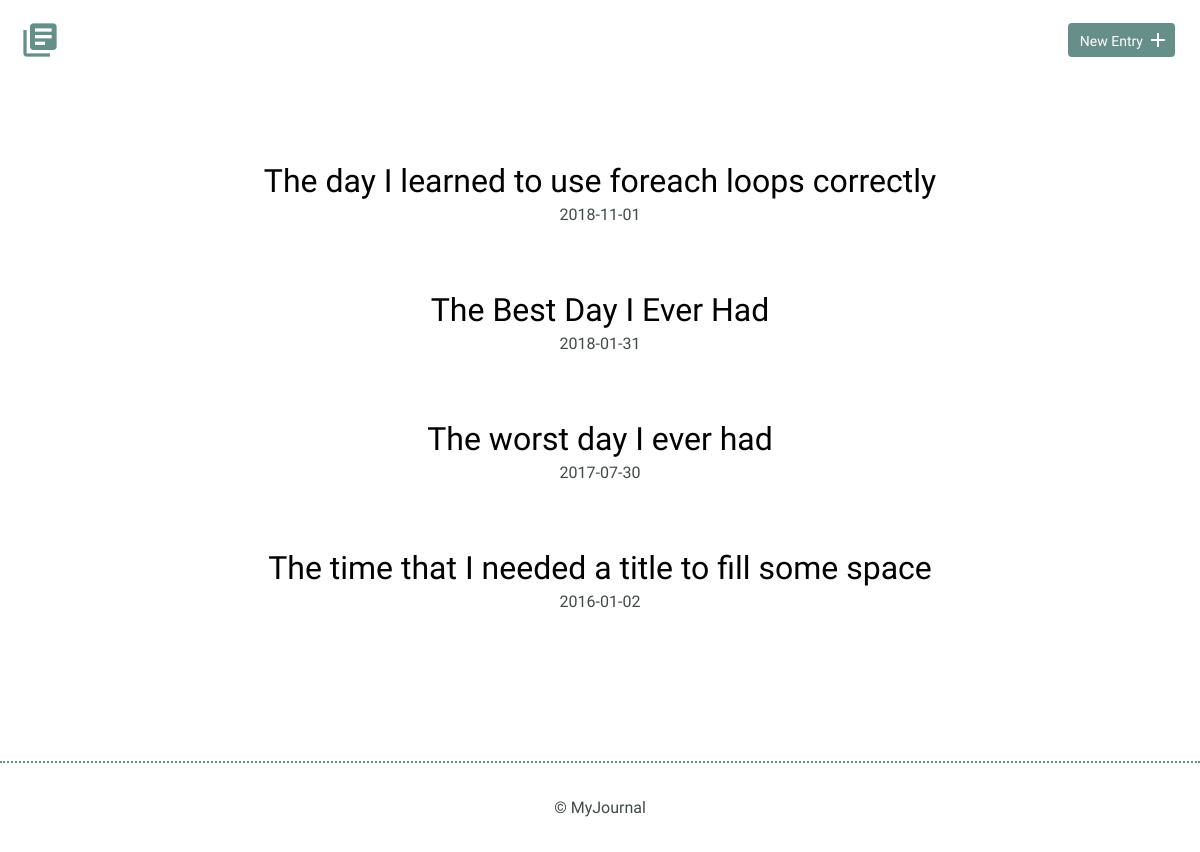
/, run on an earlier commit of the app's database.
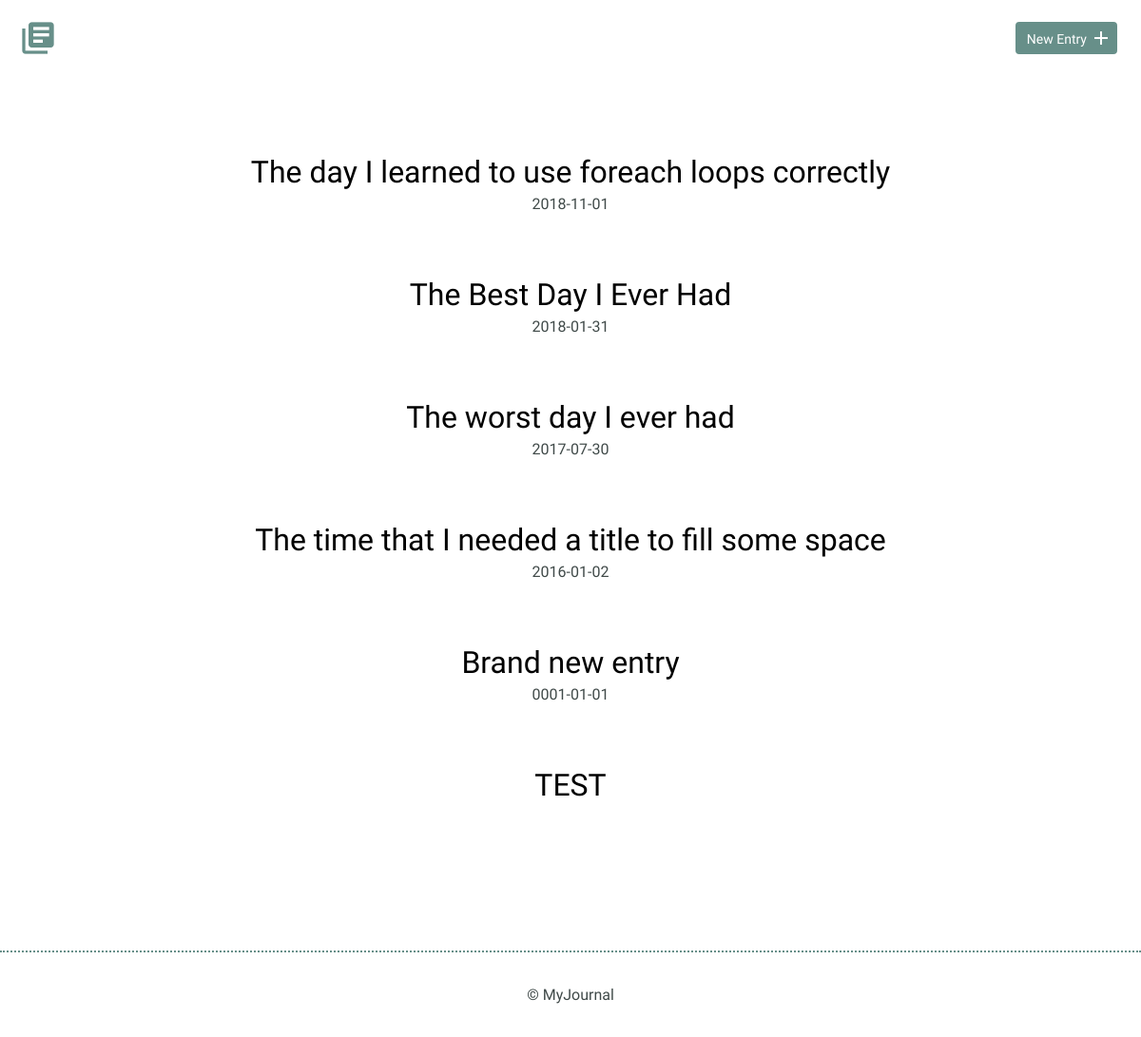
And on a later commit of the database.
### tables this page shows
CREATE TABLE "entries" (
	`id`	INTEGER,
	`title`	TEXT,
	`date`	TEXT,
	`time_spent`	INTEGER,
	`learned`	BLOB,
	`resources`	BLOB,
	PRIMARY KEY(`id`)
);

### index.php (the view)
<?php
include("inc/connection.php");
try {
    $results = $db->query('SELECT * FROM entries ORDER BY date DESC');
} catch(Exception $e) {
    echo $e->getMessage();
    die();
}
$journalEntries = $results->fetchAll(PDO::FETCH_ASSOC);
include("inc/header.php");
?>
<section>
    <div class="container">
        <div class="entry-list">
              <?php
                foreach($journalEntries as $journalEntry) {
                     echo '<article><h2><a href="detail.php?id='.$journalEntry['id'].'">' .
                     $journalEntry['title'] . '</a></h2>' .
                      '<time datetime="01-31-2018">' .
                      $journalEntry['date'] . '</time></article>';
                       }
                ?>
        </div>
    </div>
</section>
<?php include("inc/footer.php"); ?>

What changed in the data, as far as the page shows it:
added entries: title "Brand new entry", date "0001-01-01"
added entries: title "TEST"
